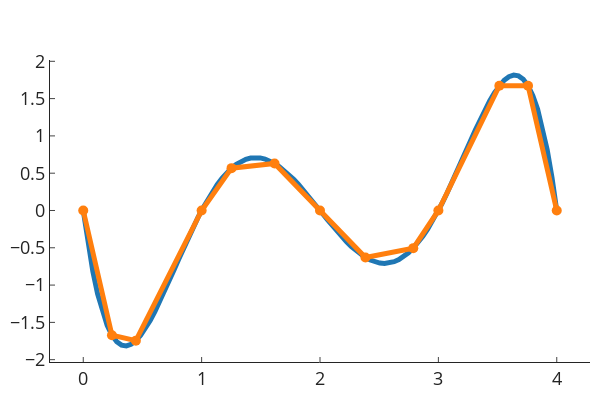

Notebook code cell kept with this figure:
### Code cell
x_split = numpy.array([0, 0.2424242424, 0.4444444444, 1, 1.25252525252, 1.61616161612, 2, 2.38383838383, 2.7878787878, 3, 3.515151515, 3.7575757575, 4])
y_split = f(x_split)
plot([x, x_split], [y, y_split], "split.pdf")
